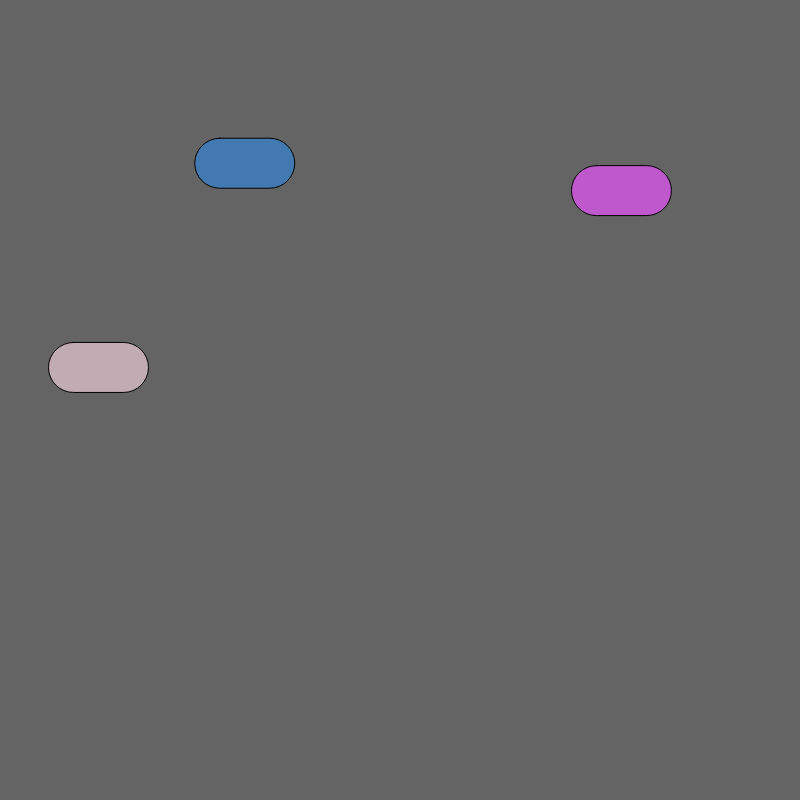
Frame 1 (no input)
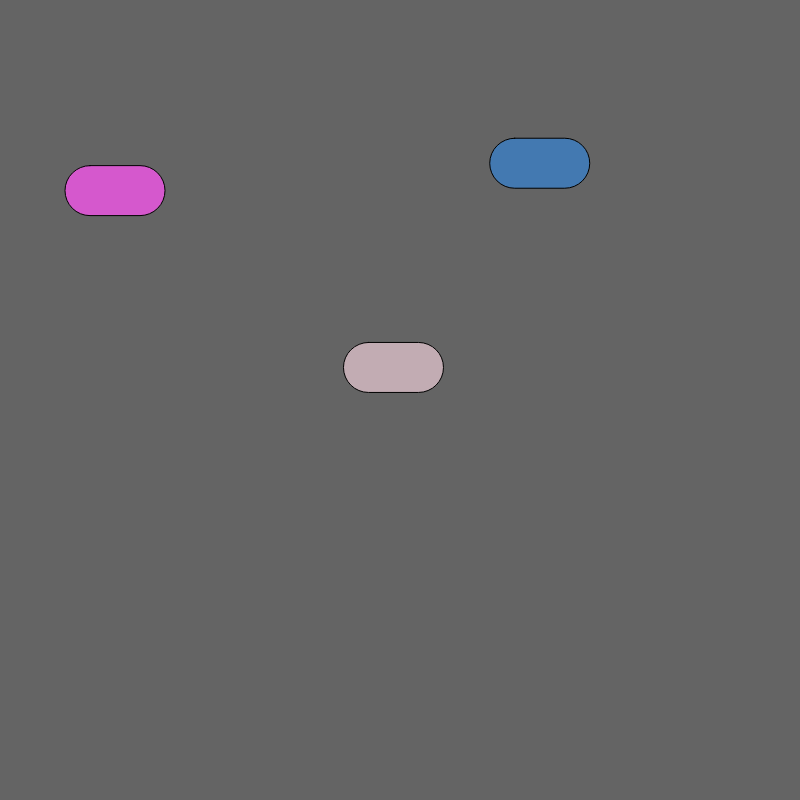
Frame 60 (no input)
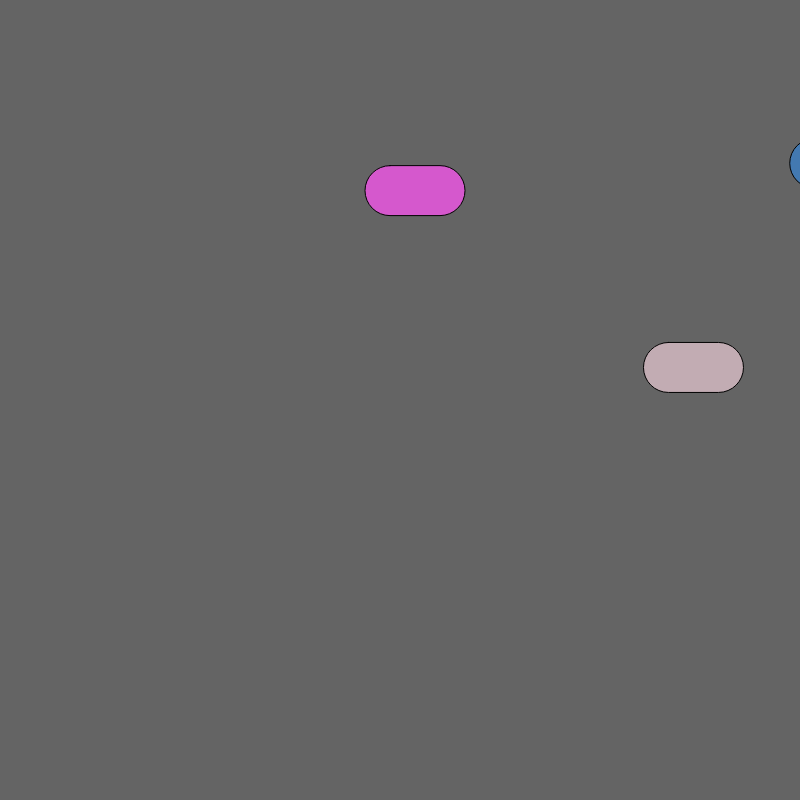
Frame 120 (the mouse pressed at the canvas centre since frame 60)

The p5.js sketch that drew these frames (run headless with seeded random() and noise() and a simulated clock; from frame 60 on, the mouse is pressed at the canvas centre):

// p5.js sketch
// ── sketch.js
var myCar1; // declare it
var myCar2; // declare it
var myCar3; // declare it

function setup() {
  // put setup code here
  createCanvas(800, 800);
  myCar1 = new Car(); //spawn 1 car
  myCar2 = new Car(); //spawn 1 car
  myCar3 = new Car(); //spawn 1 car
}

function draw() {
  // put drawing code here
  background(100);

  myCar1.display();
  myCar1.drive();

  myCar2.display();
  myCar2.drive();

  myCar3.display();
  myCar3.drive();


}

function Car() {
  // attributes
  this.x = random(width);
  this.y = random(height);
  this.r = random(255) ;
  this.g = random(255) ;
  this.b = random(255) ;
  this.vel = random(5, 10) ;


  // methods
  this.display = function() {
    fill(this.r, this.g, this.b) ;
    rect(this.x, this.y, 100, 50, 50);
  }

  this.drive = function() {
  this.x = this.x + 5 ;
  if (this.x > width) {
    this.x = 0 ;
    this.r = random(255) ;
  }
  }

}
